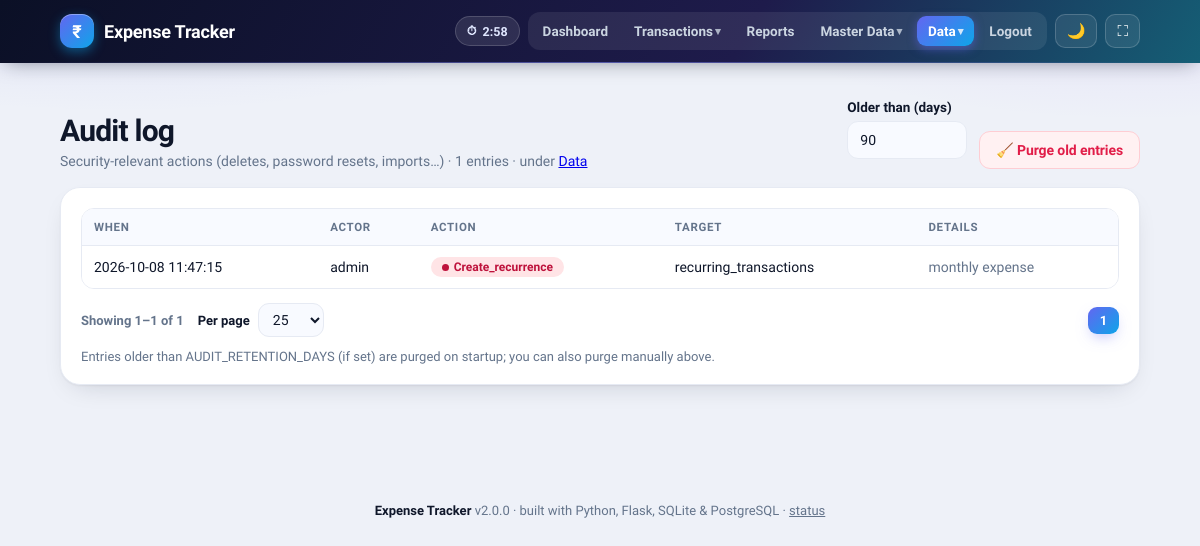
/audit (signed in), run on an earlier commit of the app's database.
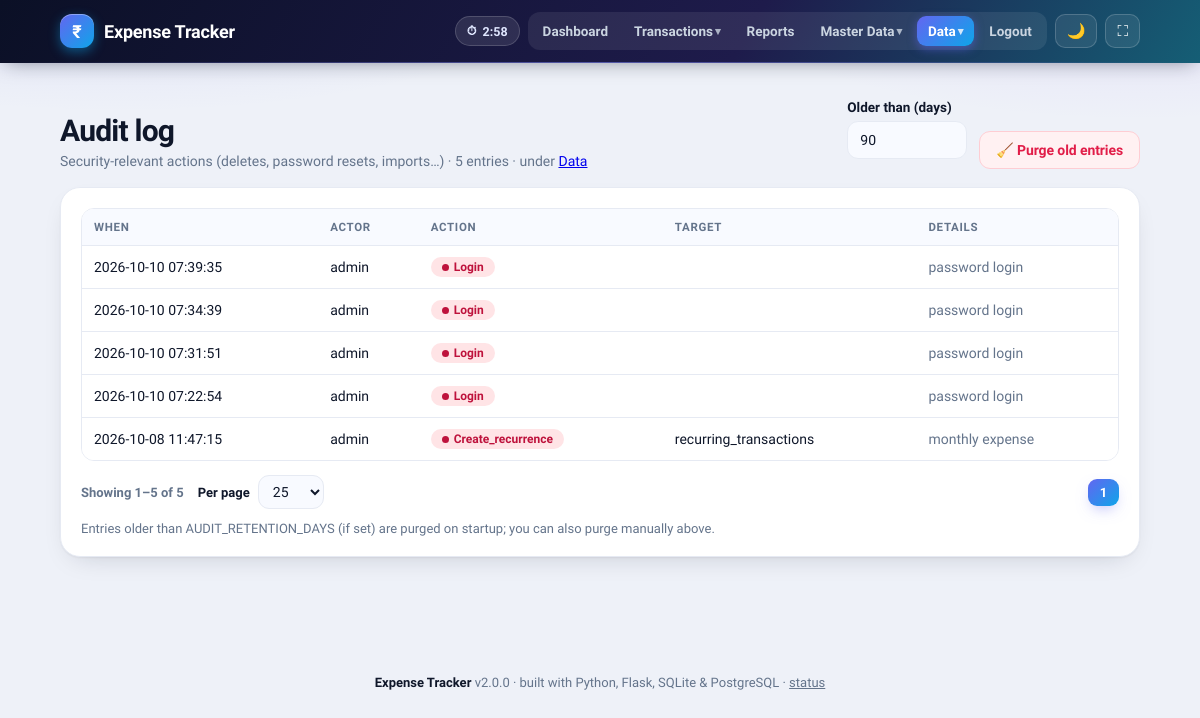
And on a later commit of the database.
### tables this page shows
CREATE TABLE audit_logs (
    id INTEGER PRIMARY KEY AUTOINCREMENT,
    user_id INTEGER REFERENCES users(id) ON DELETE SET NULL,
    action TEXT NOT NULL,
    target_table TEXT,
    target_id INTEGER,
    timestamp TEXT DEFAULT CURRENT_TIMESTAMP,
    details TEXT
);

CREATE TABLE users (
    id INTEGER PRIMARY KEY AUTOINCREMENT,
    username TEXT UNIQUE NOT NULL,
    password_hash TEXT NOT NULL,
    created_at TEXT DEFAULT CURRENT_TIMESTAMP
, session_timeout_minutes INTEGER, role TEXT DEFAULT 'admin', totp_secret TEXT, totp_enabled INTEGER DEFAULT 0);

### app/modules/auth/controllers.py (the view)
@bp.route("/audit")
@admin_required
def audit():
    from ...helpers import canonical_clean_args
    cleaned = canonical_clean_args(request.args, {"page": "1", "per_page": "25"})
    if cleaned is not None:
        return redirect(url_for("auth.audit", **cleaned))
    db = get_db()
    total = db.execute("SELECT COUNT(*) FROM audit_logs").fetchone()[0]
    page, per_page, total_pages, offset = paginate(
        total, request.args.get("page"), request.args.get("per_page"))
    rows = db.execute(
        """SELECT a.*, u.username AS actor FROM audit_logs a
           LEFT JOIN users u ON u.id=a.user_id
           ORDER BY a.id DESC LIMIT ? OFFSET ?""",
        (per_page, offset)).fetchall()
    retention = current_app.config.get("AUDIT_RETENTION_DAYS") or 0
    return render_template("auth/audit.html", entries=rows, retention=retention,
                           page=page, per_page=per_page, total=total,
                           total_pages=total_pages,
                           start=offset + 1 if total else 0,
                           end=min(offset + per_page, total),
                           pages=page_window(page, total_pages))

### app/db.py (called while the page is built, shortened)
def _sqlite_row_factory(cursor, values):
    fields = [d[0] for d in cursor.description] if cursor.description else []
    return Row(zip(fields, values))

def _ensure_db_dir(db_path):
    parent = os.path.dirname(os.path.abspath(db_path))
    if parent and not os.path.isdir(parent):
        os.makedirs(parent, exist_ok=True)

def resolve_engine(config):
    raw = (config.get("DB_TYPE") or "").strip().lower()
    if raw in ("", "auto"):
        return "pg" if config.get("DATABASE_URL") else "sqlite"

def connect(config):
    engine = resolve_engine(config)
    path = config["EXPENSE_DB"]
    _ensure_db_dir(path)
    raw = sqlite3.connect(path)
    raw.row_factory = _sqlite_row_factory
    raw.execute("PRAGMA foreign_keys = ON")
    return Connection(raw, "sqlite")

def get_db():
    if "db" not in g:
        g.db = connect(current_app.config)
    return g.db

    def __getitem__(self, key):
        if isinstance(key, int):
            return tuple(self.values())[key]
        return super().__getitem__(key)

    def fetchone(self):
        return self._cur.fetchone()

    def fetchall(self):
        return self._cur.fetchall()

    def execute(self, sql, params=()):
        if self.engine == "pg":
            sql = to_pg(sql)
        return _Cursor(self._raw.execute(sql, params))

    def close(self):
        self._raw.close()

### app/helpers.py (called while the page is built, shortened)
def paginate(total, page_raw=None, per_page_raw=None, default=PER_PAGE_DEFAULT):
    try:
        per_page = int(per_page_raw)
    except (ValueError, TypeError):
        per_page = default
    if per_page not in PER_PAGE_CHOICES:
        per_page = default if default in PER_PAGE_CHOICES else PER_PAGE_DEFAULT
    total_pages = max(1, -(-total // per_page))
    try:
        page = int(page_raw)
    except (ValueError, TypeError):
        page = 1
    page = max(1, min(page, total_pages))
    return page, per_page, total_pages, (page - 1) * per_page

def page_window(page, total_pages):
    out = []
    for p in range(1, total_pages + 1):
        if p == 1 or p == total_pages or abs(p - page) <= 2:
            out.append(p)
        elif out[-1] is not None:
            out.append(None)
    return out

def canonical_clean_args(query, defaults):
    cleaned = {}
    changed = False
    if not changed:
        return None
    return cleaned

### app/modules/auth/models.py (called while the page is built)
def get_user(db, username):
    return db.execute("SELECT * FROM users WHERE username=?", (username or "",)).fetchone()

### app/modules/auth/templates/auth/audit.html (shortened to what this page needs)
{% extends "base.html" %}
{% block content %}
<div class="page-head">
  <div>
    <h1>Audit log</h1>
    <p class="sub">Security-relevant actions (deletes, password resets, imports…) · {{ total }} entries · under <a href="{{ url_for('data.index') }}">Data</a></p>
  </div>
  <form method="post" action="{{ url_for('auth.audit_purge') }}"
        onsubmit="return confirm('Purge audit entries older than {{ retention or 90 }} day(s)?')">
    <div class="row" style="align-items:end">
      <label style="max-width:120px">Older than (days)
        <input type="number" name="days" value="{{ retention or 90 }}" min="1" max="3650">
      </label>
      <button class="btn danger" type="submit">🧹 Purge old entries</button>
    </div>
  </form>
</div>
<section class="panel">
  <div class="table-wrap"><table>
    <thead><tr><th>When</th><th>Actor</th><th>Action</th><th>Target</th><th>Details</th></tr></thead>
    <tbody>
    {% for e in entries %}
      <tr>
        <td style="white-space:nowrap">{{ e['timestamp'] or '—' }}</td>
        <td>{{ e['actor'] or '(removed user)' }}</td>
        <td><span class="badge expense">{{ e['action'] }}</span></td>
        <td>{{ e['target_table'] or '' }}{% if e['target_id'] %} #{{ e['target_id'] }}{% endif %}</td>
        <td class="note-cell">{{ e['details'] or '—' }}</td>
      </tr>
    {% else %}
      <tr><td colspan="5" class="empty"><span class="big">🧾</span>No audit entries yet.</td></tr>
    {% endfor %}
    </tbody>
  </table></div>
  <div class="pager">
    <span class="pager-info">Showing {{ start }}–{{ end }} of {{ total }}</span>
    <form method="get" action="{{ url_for('auth.audit') }}" class="per-page">
      <label>Per page
        <select name="per_page" onchange="this.form.submit()">
          {% for n in [10, 25, 50, 100] %}
          <option value="{{ n }}" {% if per_page == n %}selected{% endif %}>{{ n }}</option>
          {% endfor %}
        </select>
      </label>
    </form>
    <div class="pager-links">
      {% for p in pages %}
        {% if p %}
        <a class="btn small {% if p == page %}primary{% endif %}" href="{{ url_for('auth.audit', page=p if p != 1 else None, per_page=per_page if per_page != 25 else None) }}">{{ p }}</a>
        {% else %}
        <span class="ellipsis">…</span>
        {% endif %}
      {% endfor %}
    </div>
  </div>
  <p class="hint">Entries older than AUDIT_RETENTION_DAYS (if set) are purged on startup;
    you can also purge manually above.</p>
</section>
{% endblock %}

### app/templates/base.html (shortened to what this page needs)
<!doctype html>
<html lang="en" data-theme="light">
<head>
  <link rel="stylesheet" href="{{ url_for('static', filename='style.css') }}">
</head>
<body>
<nav class="nav" aria-label="Main navigation">
  <div class="nav-inner">
    <a class="brand" href="{{ url_for('dashboard.index') }}"><span class="logo">₹</span> Expense Tracker</a>
    <div class="nav-right">
      {% if idle_remaining_seconds is not none %}
      <span class="idle-pill" id="idle-pill" data-remaining="{{ idle_remaining_seconds }}"
            data-total="{{ idle_timeout_minutes * 60 }}" data-login="{{ url_for('auth.login') }}"
            data-ping="{{ url_for('auth.ping') }}"
            title="Auto-logout after {{ idle_timeout_minutes }} min idle — any activity resets the timer">⏱ <span id="idle-left">{{ idle_remaining_seconds // 60 }}:{{ "%02d" % (idle_remaining_seconds % 60) }}</span></span>
      {% endif %}
      <div class="links">
        <a href="{{ url_for('dashboard.index') }}" class="{% if request.blueprint == 'dashboard' %}active{% endif %}">Dashboard</a>
        <div class="drop">
          <a href="{{ url_for('transactions.index') }}" aria-haspopup="true" aria-expanded="false" class="">Transactions <span class="caret">▾</span></a>
        </div>
        <a href="{{ url_for('reports.index') }}" class="{% if request.blueprint == 'reports' %}active{% endif %}">Reports</a>
        <div class="drop">
          <a href="{{ url_for('categories.index') }}" aria-haspopup="true" aria-expanded="false" class="">Master Data <span class="caret">▾</span></a>
        </div>
        <div class="drop">
          <a href="{{ url_for('data.index') }}" aria-haspopup="true" aria-expanded="false" class="{% if request.blueprint == 'data' or request.endpoint == 'auth.audit' %}active{% endif %}">Data <span class="caret">▾</span></a>
        </div>
        <form method="post" action="{{ url_for('auth.logout') }}" style="display:inline;margin:0">
          <button type="submit" class="link-btn">Logout</button>
        </form>
      </div>
      <button class="theme-btn" id="theme-toggle" aria-label="Toggle dark mode">🌙</button>
      <button class="theme-btn" id="fullscreen-toggle" aria-label="Toggle fullscreen (hide browser address bar)" title="Fullscreen — hides the browser address bar (Esc to exit)">⛶</button>
    </div>
  </div>
</nav>
<main class="container">
  {% block content %}{% endblock %}
</main>
<footer class="footer"><b>Expense Tracker</b> v{{ app_version }} · built with Python, Flask, SQLite &amp; PostgreSQL · <a href="{{ url_for('healthz') }}" style="color:inherit">status</a></footer>
</body>
</html>

What changed in the data, as far as the page shows it:
added audit_logs: timestamp "2026-10-10 07:39:35", username "admin", action "Login", details "password login"
added audit_logs: timestamp "2026-10-10 07:34:39", username "admin", action "Login", details "password login"
added audit_logs: timestamp "2026-10-10 07:31:51", username "admin", action "Login", details "password login"
added audit_logs: timestamp "2026-10-10 07:22:54", username "admin", action "Login", details "password login"
Also different on the page:
{{ total }}: "1" → "5"
{{ end }}: "1" → "5"
